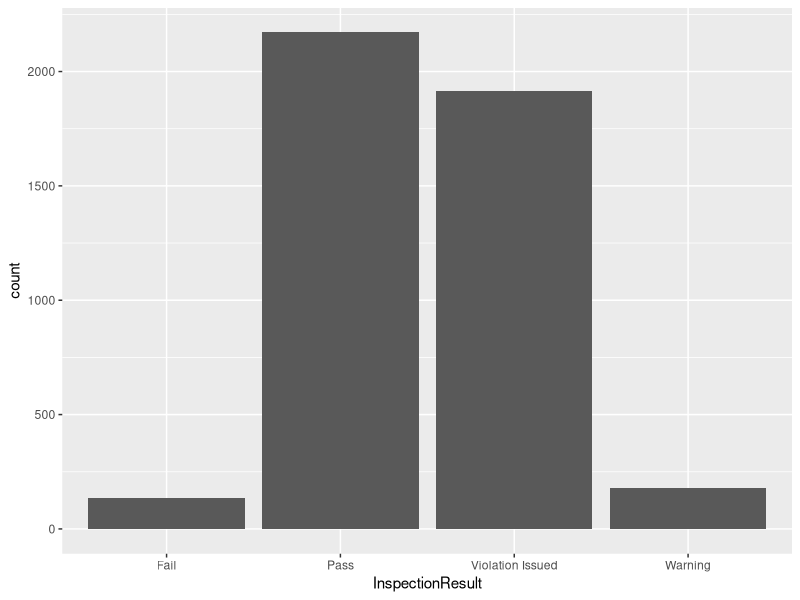
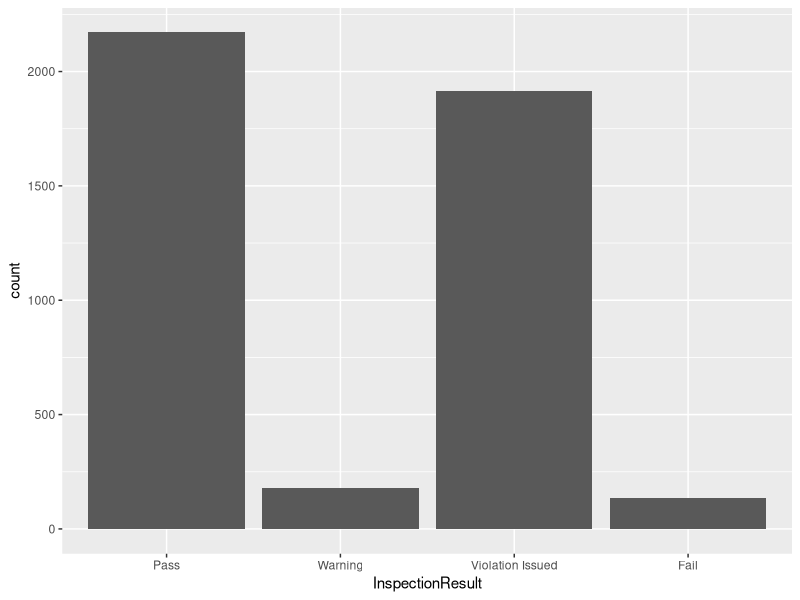

The R source for these figures, in order:
## ---- chunk 1
knitr::opts_chunk$set(echo = TRUE)
## ---- chunk 2
# Data Import ------------------------------------------------------
library(tidyverse)
## ---- chunk 3
# Data Import ------------------------------------------------------
insp <- read_csv("data/inspections10k.csv")
## ---- chunk 4
names(insp)
## ---- chunk 5
class(insp$BusinessName)
## ---- chunk 6
str_c(insp$BuildingNumber, insp$Street)
## ---- chunk 7
insp$StreetAddress <- str_c(insp$BuildingNumber, insp$Street, sep=" ")
head(insp$StreetAddress)
## ---- chunk 8
str_sub("Hello World", 1, 5)
## ---- chunk 9
insp$IndustryCode <- str_sub(insp$Industry, -3, -1)
## ---- chunk 10
insp$Industry <- str_sub(insp$Industry, 1, str_length(insp$Industry)-6)
head(insp$Industry)
## ---- chunk 11
str_detect(insp$Street, "^[0-9]")
## ---- chunk 12
mean(str_detect(insp$Street, "^[0-9]"), na.rm = TRUE)
## ---- chunk 13
str_subset(insp$BusinessName, "INC$")
## ---- chunk 14
insp$InspectionYear <- str_extract(insp$InspectionDate, "^[0-9]{4}")
head(insp$InspectionYear)
## ---- chunk 15
insp_sm <- insp %>%
    filter(InspectionResult == "Pass" | 
          InspectionResult == "Warning" | 
          InspectionResult == "Violation Issued" | 
          InspectionResult == "Fail")
## ---- chunk 16
ggplot(insp_sm, aes(InspectionResult)) +
  geom_bar()
## ---- chunk 17
table(insp_sm$InspectionResult)
## ---- chunk 18
insp_sm$InspectionResult <- factor(insp_sm$InspectionResult, 
                                   levels = c("Pass", "Warning", "Violation Issued", "Fail"))
class(insp_sm$InspectionResult)
## ---- chunk 19
ggplot(insp_sm, aes(InspectionResult)) +
  geom_bar()

table(insp_sm$InspectionResult)
## ---- chunk 20
insp_sm$InspectionResult <- fct_recode(insp_sm$InspectionResult, "Fine" = "Violation Issued")

table(insp_sm$InspectionResult)
## ---- chunk 21
insp_sm$InspectionResult <- fct_collapse(insp_sm$InspectionResult, 
                                         "Good" = "Pass",
                                         "Bad" = c("Warning", "Fine", "Fail"))

table(insp_sm$InspectionResult)
## ---- chunk 22
diamonds <- diamonds
